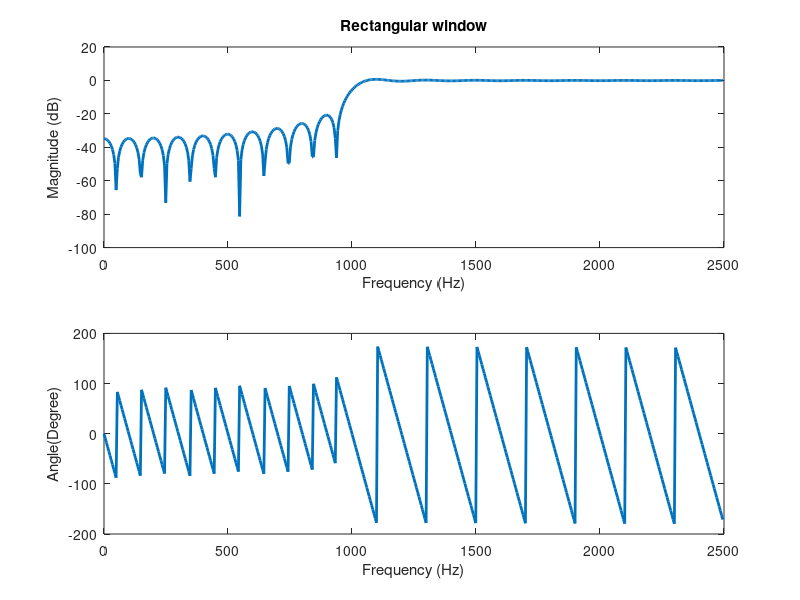

This figure's MATLAB source:
clc;
clear all;
close all;
Fs =5e3;
M =50;
fc =1e3;
wn = 2*pi*(fc/Fs);
a = fir1(M, wn/pi, 'high', rectwin(M+1));
N = 512;
[h,f] = freqz(a, 1, N, Fs);
figure(1)
subplot(211)
plot(f,20*log10(abs(h)), 'linewidth', 2);
xlabel('Frequency (Hz)');
ylabel('Magnitude (dB)');
title('Rectangular window')
subplot(212)
plot(f, angle(h)*180/pi, 'linewidth', 2);
xlabel('Frequency (Hz)');
ylabel('Angle(Degree)');